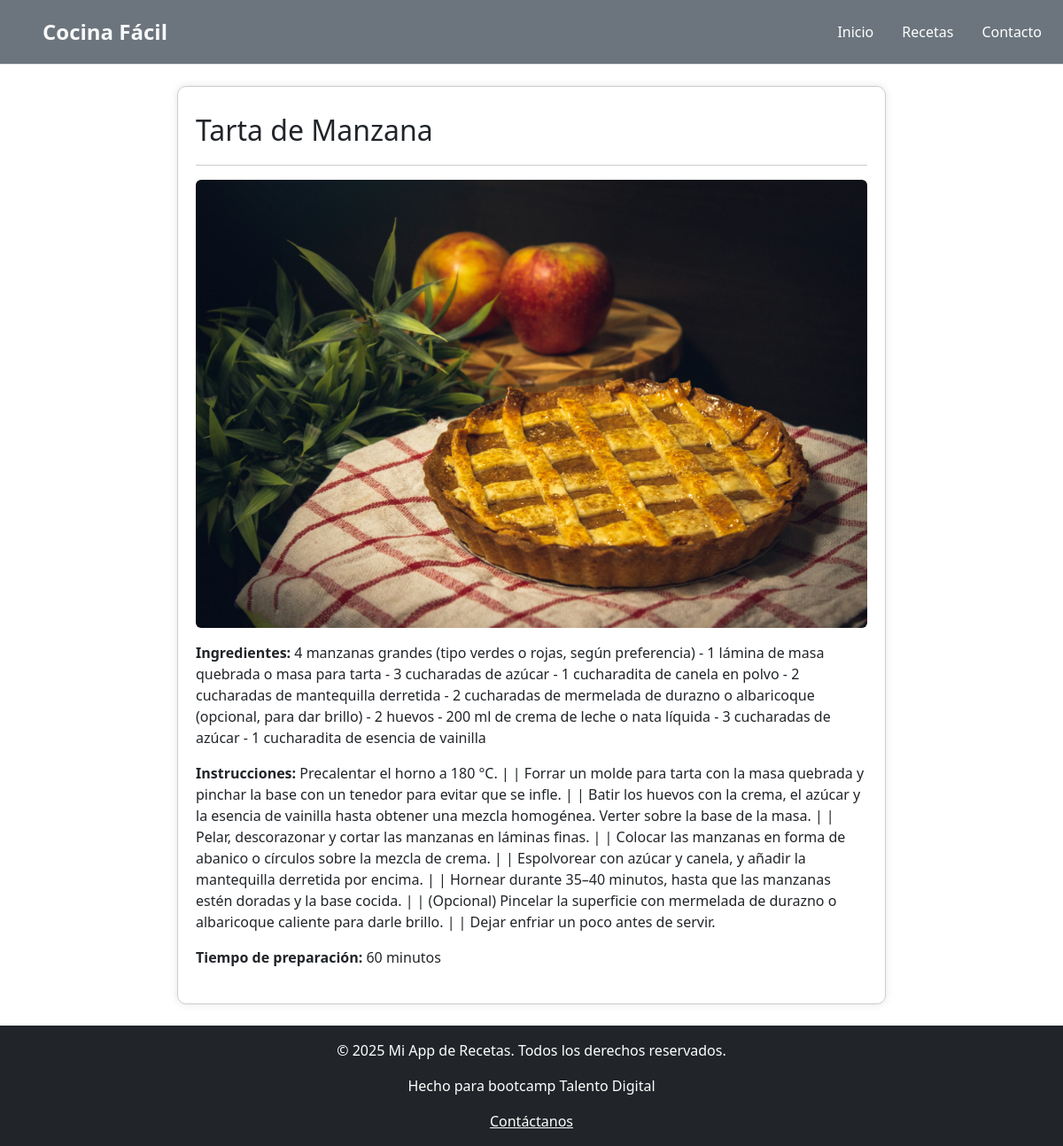
Page /recetas/2/ on the committed database.
### recetas/models.py (models this page shows, shortened)
class Receta(models.Model):
    nombre = models.CharField(max_length=100)
    ingredientes = models.TextField()
    descripcion = models.TextField(null=True, blank=True)
    instrucciones = models.TextField()
    tiempo_preparacion = models.IntegerField(help_text="En minutos")
    imagen = models.ImageField(upload_to='recetas/', null=True, blank=True)

### Recetas_Py/views.py (the view)
# urls.py: path('recetas/<int:receta_id>/', views.detalle_receta, name='detalle_receta'),
def detalle_receta(request, receta_id):
    receta = get_object_or_404(Receta, id=receta_id)
    return render(request, 'detalle_receta.html', {'receta': receta})

### templates/detalle_receta.html
{% extends 'base.html' %}
{% block content %}
<div style="max-width: 800px; margin: auto; padding: 20px; border: 1px solid #ccc; border-radius: 10px; box-shadow: 0 0 10px rgba(0, 0, 0, 0.1);">
    <div>
        <h2 style="margin-top: 10px; margin-bottom: 20px;">{{ receta.nombre }}</h2>
    </div>
    <div style="margin-bottom: 20px; border-top: 1px solid #ccc;">
        <img src="{{ receta.imagen.url }}" alt="{{ receta.nombre }}" class="img-fluid d-block mx-auto my-3 rounded" />          <p><strong>Ingredientes:</strong> {{ receta.ingredientes }}</p>
        <p><strong>Instrucciones:</strong> {{ receta.instrucciones }}</p>
        <p><strong>Tiempo de preparación:</strong> {{ receta.tiempo_preparacion }} minutos</p>
    </div>
</div>
{% endblock %}

### rows in the picture
Receta: nombre "Tarta de Manzana", imagen (picture), ingredientes "4 manzanas grandes (tipo verdes o rojas, según preferencia) - 1 lámina de masa quebrada o masa para tarta - 3 cucharadas de azúcar - 1 cucharadita de canela en polvo - 2 cucharadas de mantequilla derretida - 2 cucharadas de mermelada de durazno o albaricoque (opcional, para dar brillo) - 2 huevos - 200 ml de crema de leche o nata líquida - 3 cucharadas de azúcar - 1 cucharadita de esencia de vainilla", instrucciones "Precalentar el horno a 180 °C. | | Forrar un molde para tarta con la masa quebrada y pinchar la base con un tenedor para evitar que se infle. | | Batir los huevos con la crema, el azúcar y la esencia de vainilla hasta obtener una mezcla homogénea. Verter sobre la base de la masa. | | Pelar, descorazonar y cortar las manzanas en láminas finas. | | Colocar las manzanas en forma de abanico o círculos sobre la mezcla de crema. | | Espolvorear con azúcar y canela, y añadir la mantequilla derretida por encima. | | Hornear durante 35–40 minutos, hasta que las manzanas estén doradas y la base cocida. | | (Opcional) Pincelar la superficie con mermelada de durazno o albaricoque caliente para darle…", tiempo_preparacion "60"
